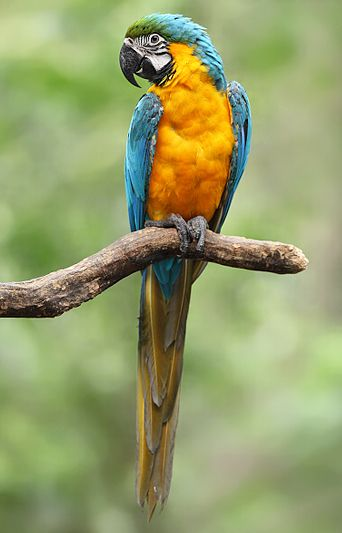
#> input picture imagens/arara.jpg, 342 x 533 px
$ python camadab.py imagens/arara.jpg out.png
#> lines starting #> are read from the running program, lines starting #| are printed output that depends on the picture

import sys
from PIL import Image

if __name__ == "__main__":
    print(f'quanto argumentos: {len(sys.argv)}')
    for i, arg in enumerate(sys.argv):
        print(f'Argument: {i}: {arg}')

imagemOriginal = Image.open(sys.argv[1])
#> imagemOriginal is the input picture: PIL image 342x533 RGB; mean R, G, B 149.4, 158.6, 106.2

matrizB = imagemOriginal.load()

for i in range(imagemOriginal.size[0]):
    for j in range(imagemOriginal.size[1]):
        b = matrizB[i, j][0]
        matrizB[i,j] = (0, 0, b)

imagemOriginal.save(sys.argv[2])
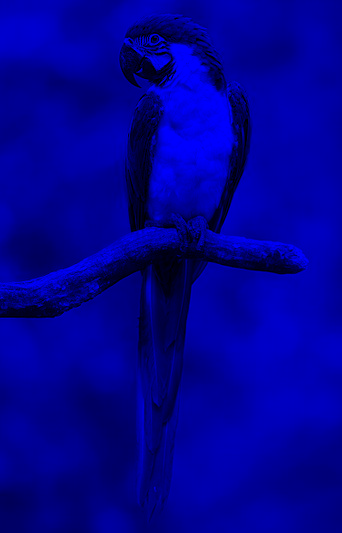
#> saved as out.png: PIL image 342x533 RGB; mean R, G, B 0, 0, 149.4
